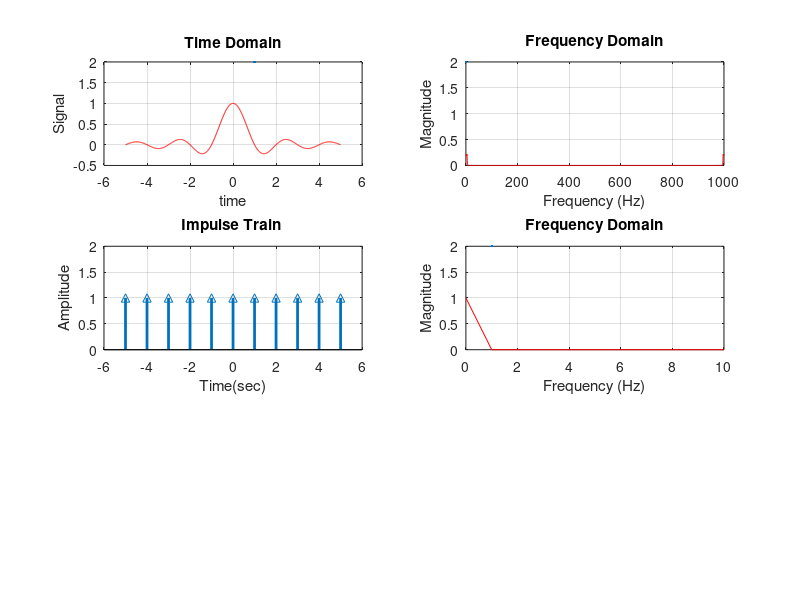

The MATLAB source for this figure:
clc,clear all,close all;
% Nyquist Sampling Frequency Limit Simulation
% Written By: Rasit
% 10-Mar-2024
%% Creating a impulse train
Fs = 1;         % frequency of impulse
time = (-5:1e-2:5)';  % Time range for impulse train
% Signal = cos(2*pi*Fs*time).*exp(-time); % Signal
Signal = sinc(time);


% impulse train
Fsample = 1;       % sampling frequency with oversampling factor
Ts_sample = 1/Fsample;
t_sample = (min(time):Ts_sample:max(time))';
impulse = ones(size(t_sample));

%% Plot Result

subplot(321)
plot(time,Signal,'r',LineWidth=2),grid on
xlabel("time"),ylabel("Signal"),title("Time Domain")

subplot(322)
plot((0:length(Signal)-1)/Fs,2*abs(fft(Signal))/size(time,1),"r",LineWidth=2)
xlabel('Frequency (Hz)'),grid on
ylabel('Magnitude')
title("Frequency Domain")

subplot(323)
stem(t_sample,impulse,'^','linewidth',2),grid on;
ylabel('Amplitude'),xlabel('Time(sec)');
title('Impulse Train '),ylim([0 2]);

subplot(324)
plot((0:length(impulse)-1)/Fsample,abs(fft(impulse))/size(t_sample,1),"r",LineWidth=2)
xlabel('Frequency (Hz)'),grid on
ylabel('Magnitude')
title("Frequency Domain")
 